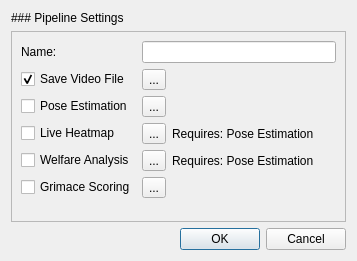
<?xml version="1.0" encoding="UTF-8"?>
<ui version="4.0">
 <class>PipelineEditDialog</class>
 <widget class="QDialog" name="PipelineEditDialog">
  <property name="geometry">
   <rect>
    <x>0</x>
    <y>0</y>
    <width>357</width>
    <height>261</height>
   </rect>
  </property>
  <property name="windowTitle">
   <string>Configure Processing Steps</string>
  </property>
  <layout class="QVBoxLayout" name="verticalLayout">
   <item>
    <widget class="QLabel" name="label_4">
     <property name="text">
      <string>### Pipeline Settings</string>
     </property>
     <property name="textFormat">
      <enum>Qt::MarkdownText</enum>
     </property>
    </widget>
   </item>
   <item>
    <widget class="QFrame" name="frm_configuration">
     <property name="frameShape">
      <enum>QFrame::StyledPanel</enum>
     </property>
     <property name="frameShadow">
      <enum>QFrame::Raised</enum>
     </property>
     <layout class="QGridLayout" name="gridLayout">
      <item row="5" column="0">
       <widget class="QCheckBox" name="chb_grimace">
        <property name="text">
         <string>Grimace Scoring</string>
        </property>
       </widget>
      </item>
      <item row="1" column="1">
       <widget class="QToolButton" name="btn_configure_save_video">
        <property name="text">
         <string>...</string>
        </property>
       </widget>
      </item>
      <item row="3" column="2">
       <widget class="QLabel" name="lbl_live_heatmap_hint">
        <property name="text">
         <string>Requires: Pose Estimation</string>
        </property>
       </widget>
      </item>
      <item row="2" column="0">
       <widget class="QCheckBox" name="chb_pose_estimation">
        <property name="text">
         <string>Pose Estimation</string>
        </property>
       </widget>
      </item>
      <item row="4" column="0">
       <widget class="QCheckBox" name="chb_welfare_analysis">
        <property name="text">
         <string>Welfare Analysis</string>
        </property>
       </widget>
      </item>
      <item row="1" column="2">
       <spacer name="horizontalSpacer">
        <property name="orientation">
         <enum>Qt::Horizontal</enum>
        </property>
        <property name="sizeHint" stdset="0">
         <size>
          <width>40</width>
          <height>20</height>
         </size>
        </property>
       </spacer>
      </item>
      <item row="6" column="0">
       <spacer name="verticalSpacer">
        <property name="orientation">
         <enum>Qt::Vertical</enum>
        </property>
        <property name="sizeHint" stdset="0">
         <size>
          <width>20</width>
          <height>40</height>
         </size>
        </property>
       </spacer>
      </item>
      <item row="5" column="1">
       <widget class="QToolButton" name="btn_configure_grimace">
        <property name="text">
         <string>...</string>
        </property>
       </widget>
      </item>
      <item row="3" column="1">
       <widget class="QToolButton" name="btn_configure_live_heatmap">
        <property name="text">
         <string>...</string>
        </property>
       </widget>
      </item>
      <item row="4" column="1">
       <widget class="QToolButton" name="btn_configure_welfare_analysis">
        <property name="text">
         <string>...</string>
        </property>
       </widget>
      </item>
      <item row="2" column="1">
       <widget class="QToolButton" name="btn_configure_pose_estimation">
        <property name="text">
         <string>...</string>
        </property>
       </widget>
      </item>
      <item row="4" column="2">
       <widget class="QLabel" name="lbl_welfare_analysis_hint">
        <property name="text">
         <string>Requires: Pose Estimation</string>
        </property>
       </widget>
      </item>
      <item row="3" column="0">
       <widget class="QCheckBox" name="chb_live_heatmap">
        <property name="text">
         <string>Live Heatmap</string>
        </property>
       </widget>
      </item>
      <item row="1" column="0">
       <widget class="QCheckBox" name="chb_save_video">
        <property name="text">
         <string>Save Video File</string>
        </property>
        <property name="checked">
         <bool>true</bool>
        </property>
       </widget>
      </item>
      <item row="0" column="0">
       <widget class="QLabel" name="label_3">
        <property name="text">
         <string>Name:</string>
        </property>
       </widget>
      </item>
      <item row="0" column="1" colspan="2">
       <widget class="QLineEdit" name="txt_name"/>
      </item>
     </layout>
    </widget>
   </item>
   <item>
    <widget class="QDialogButtonBox" name="buttonBox">
     <property name="orientation">
      <enum>Qt::Horizontal</enum>
     </property>
     <property name="standardButtons">
      <set>QDialogButtonBox::Cancel|QDialogButtonBox::Ok</set>
     </property>
    </widget>
   </item>
  </layout>
 </widget>
 <resources/>
 <connections>
  <connection>
   <sender>buttonBox</sender>
   <signal>accepted()</signal>
   <receiver>PipelineEditDialog</receiver>
   <slot>accept()</slot>
   <hints>
    <hint type="sourcelabel">
     <x>248</x>
     <y>254</y>
    </hint>
    <hint type="destinationlabel">
     <x>157</x>
     <y>274</y>
    </hint>
   </hints>
  </connection>
  <connection>
   <sender>buttonBox</sender>
   <signal>rejected()</signal>
   <receiver>PipelineEditDialog</receiver>
   <slot>reject()</slot>
   <hints>
    <hint type="sourcelabel">
     <x>316</x>
     <y>260</y>
    </hint>
    <hint type="destinationlabel">
     <x>286</x>
     <y>274</y>
    </hint>
   </hints>
  </connection>
 </connections>
</ui>
